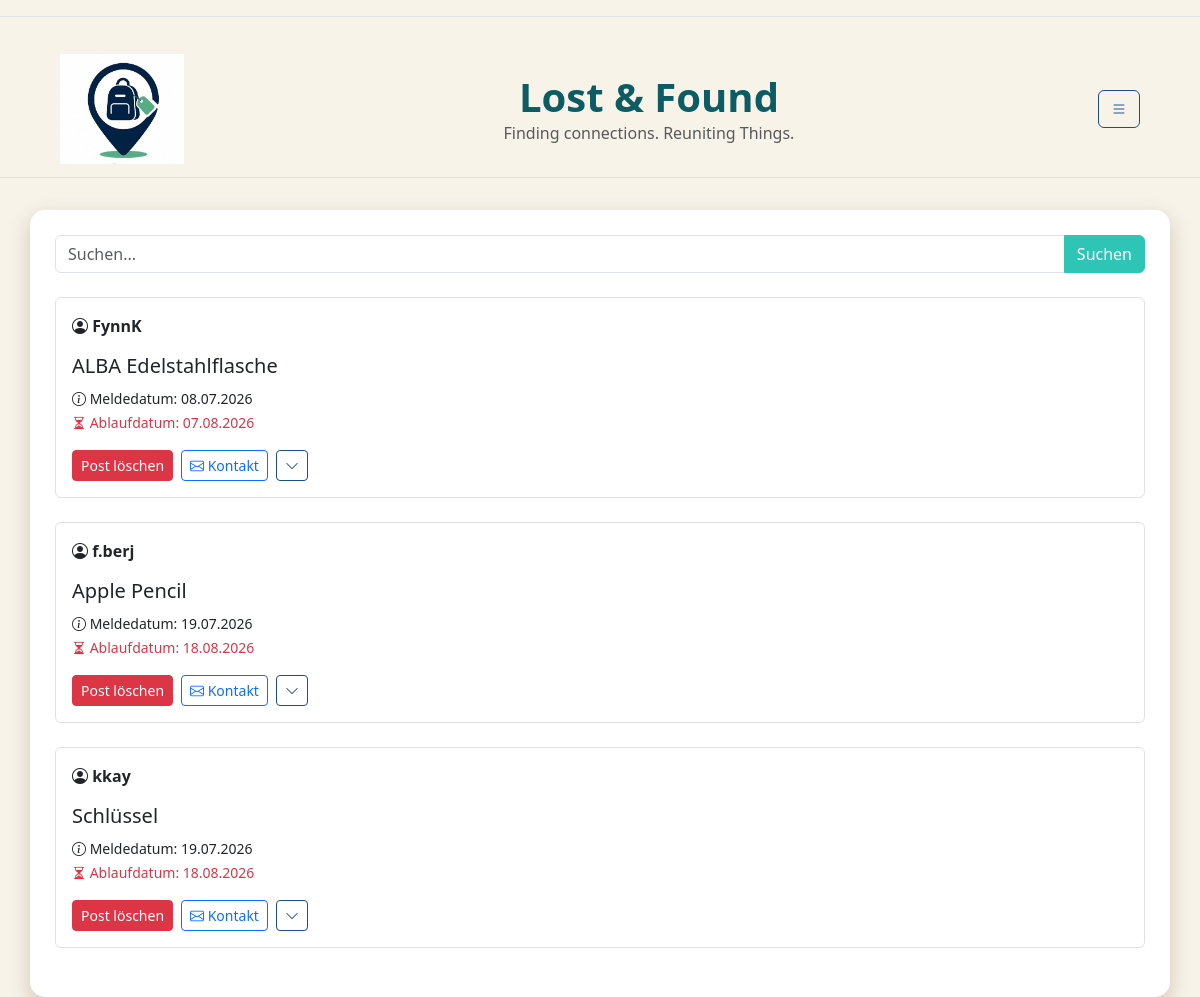
The page /home (signed in) on the database as committed earlier.
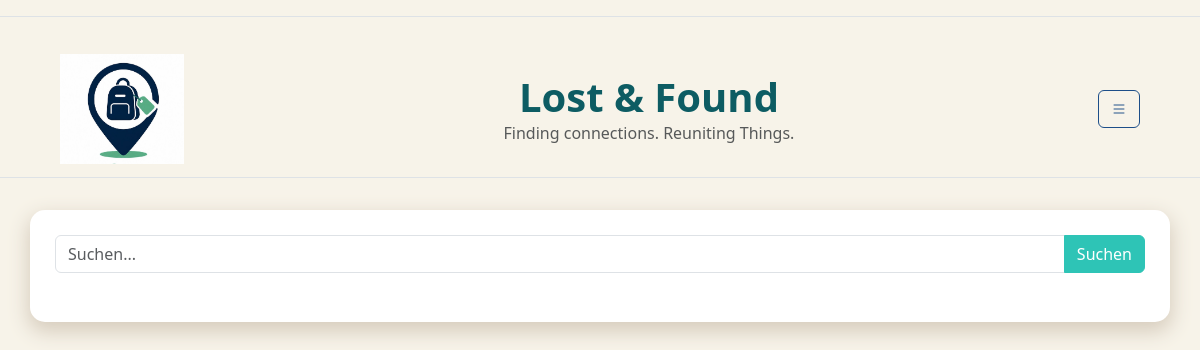
The same page on the database as committed later.
### db.py (models this page shows)
class Post(db.Model):
    __tablename__ = "post"
    post_id = db.Column(db.Integer,primary_key=True)
    user_id = db.Column(db.Integer,db.ForeignKey("standardUser.user_id"))
    fundbuero_id = db.Column(db.Integer,db.ForeignKey("fundbuero.fundbuero_id"))
    titel = db.Column(db.String,nullable=False)
    meldedatum = db.Column(db.Date)
    verlustdatum = db.Column(db.Date)
    ablaufdatum = db.Column(db.Date)
    schliessdatum = db.Column(db.Date)
    verlustort = db.Column(db.String)
    beschreibung = db.Column(db.Text)
    status = db.Column(db.String,default="laufend")
    views = db.Column(db.Integer,default=0 )
    user = db.relationship("StandardUser",back_populates="posts")
    fundbuero = db.relationship("Fundbuero",back_populates="posts")

class StandardUser(db.Model):
    __tablename__ = "standardUser"
    user_id = db.Column( db.Integer, primary_key=True )
    fundbuero_id = db.Column( db.Integer, db.ForeignKey("fundbuero.fundbuero_id"), nullable=True)
    campus_id = db.Column( db.String, db.ForeignKey("campus.campus_id") )
    name = db.Column( db.String)
    benutzername = db.Column( db.String, unique=True)
    telefonnummer = db.Column(db.String)
    passwort = db.Column(db.String,nullable=False)
    hwr_mail = db.Column(db.String, unique=True,nullable=False )
    is_admin = db.Column(db.Boolean, default=False)
    campus = db.relationship("Campus",back_populates="users")
    posts = db.relationship( "Post",back_populates="user")

### app.py (the view)
@app.route("/home")
def home():
    if "user_id" not in session:
        flash("Bitte zuerst einloggen!", "warning")
        return redirect(url_for("login"))
    form = forms.Suchleiste()
    csrf_form = forms.CSRFOnlyForm()
    user = db.session.get(StandardUser, session["user_id"])
    fundbuero = db.session.get(Fundbuero, session["fundbuero_id"])
    if user is None:
        session.clear()
        flash("Dein Account existiert nicht mehr.", "warning")
        return redirect(url_for("login"))
    posts = db.session.execute(
    db.select(Post).where(
        Post.ablaufdatum >= date.today(),
        Post.status == "laufend"
    )
).scalars()
    return render_template("home.html", posts=posts, form=form, user=user, fundbuero=fundbuero, csrf_form=csrf_form)

### forms.py
class Suchleiste(FlaskForm):
  suchfeld = StringField( "Suchbegriff",
       validators=[InputRequired()]
  )
  submit = SubmitField("Suchen")

class CSRFOnlyForm(FlaskForm):
    pass

### templates/home.html (shortened to what this page needs)
{% extends "base.html" %}
{% block CONTENT %}
<form method="POST" action="{{ url_for('suche') }}" class="mb-4">
    <div class="input-group">
        {{ form.suchfeld(class="form-control", placeholder="Suchen...") }}
        {{ form.submit(class="btn btn-primary") }}
    </div>
</form>
{% for post in posts %}
    {% if session.get('is_admin') or post.user.campus_id == user.campus_id or (fundbuero and post.user.campus_id == fundbuero.campus_id) %}
        <div class="border rounded p-3 mb-4">
            <strong>
                <i class="bi bi-person-circle"></i>
                {{ post.user.benutzername }}
            </strong>
            <h5 class="mt-3">{{ post.titel }}</h5>
            <small>
                <i class="bi bi-info-circle"></i>
                Meldedatum: {{ post.meldedatum.strftime('%d.%m.%Y') }}
            </small>
            <br>
            <small class="text-danger">
                <i class="bi bi-hourglass-split"></i>
                Ablaufdatum: {{ post.ablaufdatum.strftime('%d.%m.%Y') }}
            </small>
            <div class="mt-3 d-flex align-items-center gap-2">
                {% if session.get('is_admin') or post.user_id == session.get('user_id') %}
                    <a href="{{url_for('delete_post', post_id=post.post_id)}}" class="btn btn-danger btn-sm">Post löschen</a>
                {% endif %}
                {% if session.get('fundbuero_id') %}
    <form method="POST" action="{{ url_for('send_fundbuero_mail', post_id=post.post_id) }}" class="d-inline">
        <input type="hidden" name="csrf_token" value="{{  csrf_form.csrf_token._value()}}">
        <button type="submit" class="btn btn-outline-primary btn-sm">
            <i class="bi bi-envelope"></i> Jetzt Kontaktieren
        </button>
    </form>
{% else %}
                <a href="mailto:{{ post.user.hwr_mail }}?subject=Gefunden: {{ post.titel|urlencode }}&body=Hallo, ich habe deinen Gegenstand gefunden." class="btn btn-outline-primary btn-sm">
                    <i class="bi bi-envelope"></i> Kontakt
                </a>
{% endif %}
  <a href="{{ url_for('post_detail', post_id=post.post_id) }}" class="btn btn-outline-secondary btn-sm">
                 <i class="bi bi-chevron-down"></i>
</a>
            </div>
        </div>
    {% endif %}
{% endfor %}
{% endblock %}

### templates/base.html (shortened to what this page needs)
<!doctype html>
<html lang="en">
<head>
    {{ bootstrap.load_css() }}
    <link rel="stylesheet"
      href="https://cdn.jsdelivr.net/npm/bootstrap-icons@1.11.3/font/bootstrap-icons.min.css">
    <link rel="stylesheet"
      href="{{ url_for('static', filename='css/style.css') }}">
   <link rel="stylesheet"
      href="{{ url_for('static', filename='css/color.css') }}">
</head>
<body>
<nav class="navbar border-bottom mb-4"></nav>
{% if request.endpoint not in ['login', 'register'] %}
<nav class="navbar border-bottom mb-3">
{% if request.endpoint != 'create_post' %}
    <div class="container-fluid d-flex align-items-center">
        <a class="navbar-brand d-flex align-items-center ms-5"
   href="{{ url_for('home') }}">
    <img
        src="{{ url_for('static', filename='images/LogoLostAndFound.jpeg') }}"
        alt="Logo"
        height="110">
     </a>
        <div class="text-center flex-grow-1">
            <h1 class="m-0 fw-bold" style ="font-size: 2.5 em ;">Lost & Found</h1>
            <p class="m-0 text-muted " style="font-size:1.4 em ">Finding connections. Reuniting Things.</p>
        </div>
        {% else %}
        <div class="flex-grow-1"></div>
        {%endif%}
        <button
            class="btn btn-outline-secondary ms-auto me-5"
            type="button"
            data-bs-toggle="collapse"
            data-bs-target="#navbarToggleExternalContent">
            <i class="bi bi-list"></i>
        </button>
    </div>
</nav>
{% endif %}
<div class="container mt-3">
{% from 'bootstrap5/utils.html' import render_messages %}
    {% block CONTENT %}
    {% endblock %}
</div>
</body>
</html>

### static/css/style.css (style rules this page uses)
body { background-color: var(--color-main) !important; }
h1, h2, h3 { color: var(--color-highlight) !important; }
.btn-primary { background-color: var(--color-accent1) !important; border-color: var(--color-accent1) !important; }
.btn-outline-secondary { color: var(--color-accent2) !important; border-color: var(--color-accent2) !important; }
.container { background: white; border-radius: 15px; box-shadow: 0px 8px 20px 2px var(--color-shadow); padding: 25px; }

### static/css/color.css (style rules this page uses)
:root { --color-main: rgb(247, 243, 233); --color-shadow: rgb(215, 205, 190); --color-highlight: rgb(13, 92, 99); --color-accent1: rgb(46, 196, 182); --color-accent2: rgb(29, 78, 137); }

Rows that differ between the two databases and show on the page:
removed Post: user.benutzername "FynnK", titel "ALBA Edelstahlflasche", meldedatum "08.07.2026", ablaufdatum "07.08.2026"
removed Post: user.benutzername "f.berj", titel "Apple Pencil", meldedatum "19.07.2026", ablaufdatum "18.08.2026"
removed Post: user.benutzername "kkay", titel "Schlüssel", meldedatum "19.07.2026", ablaufdatum "18.08.2026"
